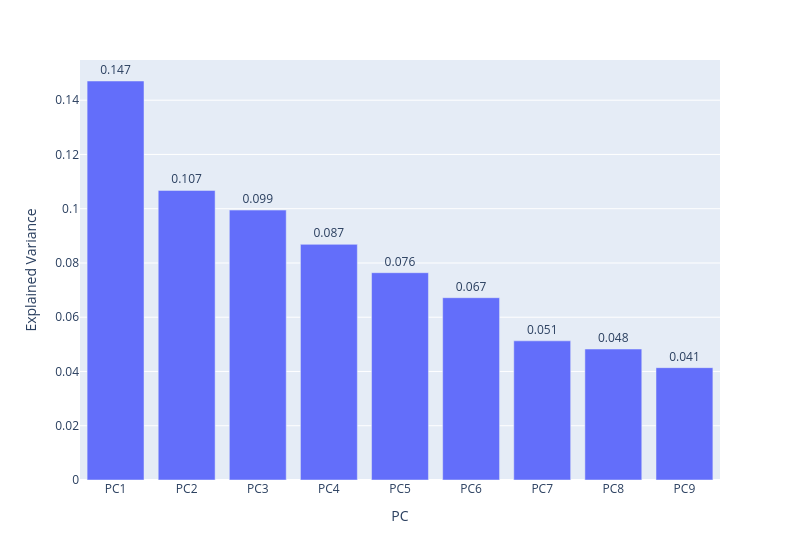

Notebook cell for this chart:
### Markdown cell above
3.2.1 Explained Variance

### Code cell
fig = px.bar(df_explained_variance, 
             x='PC', y='Explained Variance',
             text='Explained Variance',
             width=800)

fig.update_traces(texttemplate='%{text:.3f}', textposition='outside')
fig.write_image(f"{output_dir}/C3.1_scree_e_var.png")
fig.show()
print("✔ Saved: C3.1_scree_e_var.png\n")

### Figure 1 — Plotly figure (JSON) as saved in the notebook; plotly's stock layout.template omitted (floating-point values rounded to 4 significant figures)
{"data": [{"hovertemplate": "PC=%{x}<br>Explained Variance=%{text}<extra></extra>", "legendgroup": "", "marker": {"color": "#636efa", "pattern": {"shape": ""}}, "name": "", "orientation": "v", "showlegend": false, "text": [0.1471, 0.1067, 0.09949, 0.08686, 0.07641, 0.0672, 0.0513, 0.04828, 0.04141], "textposition": "outside", "texttemplate": "%{text:.3f}", "type": "bar", "x": ["PC1", "PC2", "PC3", "PC4", "PC5", "PC6", "PC7", "PC8", "PC9"], "xaxis": "x", "y": [0.1471, 0.1067, 0.09949, 0.08686, 0.07641, 0.0672, 0.0513, 0.04828, 0.04141], "yaxis": "y"}], "layout": {"barmode": "relative", "legend": {"tracegroupgap": 0}, "margin": {"t": 60}, "width": 800, "xaxis": {"anchor": "y", "domain": [0, 1], "title": {"text": "PC"}}, "yaxis": {"anchor": "x", "domain": [0, 1], "title": {"text": "Explained Variance"}}}}
